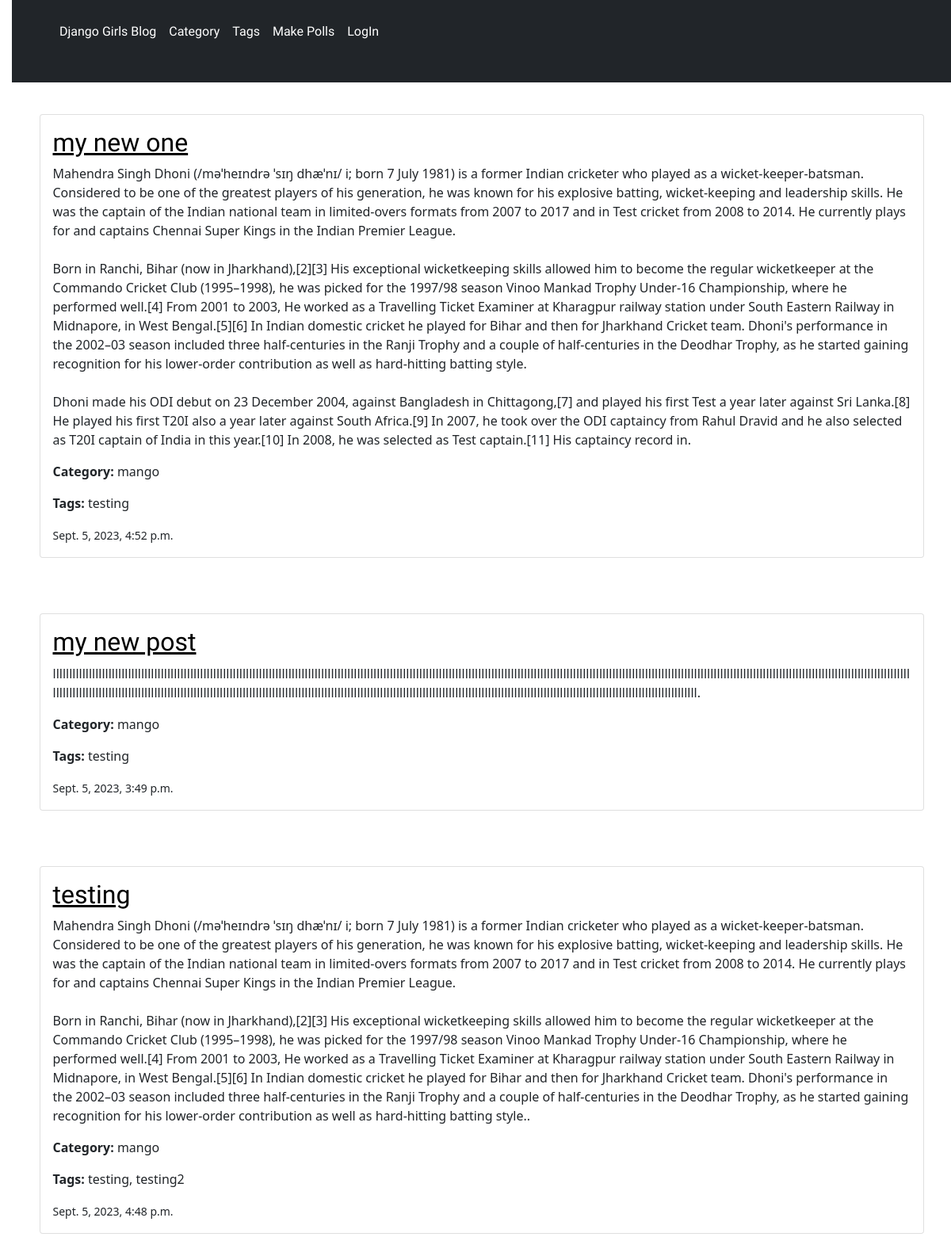
The app's page /categories/1/post_by_categories/ with its own data.
### blog/models.py (models this page shows, shortened)
class Post(models.Model):
    author = models.ForeignKey(User, on_delete=models.CASCADE)
    category = models.ForeignKey(Category, on_delete=models.CASCADE)
    tags = models.ManyToManyField(Tag)
    title = models.CharField(max_length=200)
    text = models.TextField()
    feature_img = models.ImageField(upload_to='post/feture',blank=True, null=True)
    thumbnail_img = models.ImageField(upload_to='post/thumbnail',blank=True, null=True)
    slug = AutoSlugField(populate_from='title', unique=True, default=None, null=True)
    created_date = models.DateTimeField(default=timezone.now)
    published_date = models.DateTimeField(blank=True, null=True)
    class Meta:
        ordering = ['-created_date',]

class Category(models.Model):
    name = models.CharField(max_length=60)
    desc = models.TextField()
    image = models.ImageField(upload_to='cat')
    slug = AutoSlugField(populate_from='name', unique=True, default=None, null=True)

class Tag(models.Model):
    name = models.CharField(max_length=60)
    desc = models.TextField()
    image = models.ImageField(upload_to='cat')
    def __str__(self):
        return self.name

### blog/views.py (the view)
# urls.py: path('categories/<int:pk>/post_by_categories/', views.category_wise_post, name='category_wise_post'),
def category_wise_post(request, pk):
    category = Category.objects.get(pk=pk)
    post_list = Post.objects.filter(category=category)
    return render(request, 'blog/category_wise_post.html', {'post_list': post_list})

### blog/templates/blog/category_wise_post.html
{% extends 'blog/base.html' %}
{% block content %}
    {% for post in post_list %}
        <article class="post">
            <div class="card mb-3">
                <div class="card-body">
                <h2  class="card-title"><a href="{% url 'post_detail' slug=post.slug %}">{{ post.title }}</a></h2>
                <p class="card-text">{{ post.text|linebreaksbr }}.</p>
                <p><strong>Category:</strong> {{ post.category.name }}</p>
                <p><strong>Tags:</strong> {{ post.tags.all|join:", " }}</p>
                <p class="card-text"><small class="text-body-secondary">{{ post.published_date }}</small></p>
            </div>
        </div>
        </article>
    {% endfor %}
{% endblock %}

### blog/static/css1/blog.css (style rules this page uses)
body { padding-left: 15px; }
h1 a, h2 a { color: #C25100; font-family: 'Lobster'; }
h1, h2, h3, h4 { font-family: 'Lobster', cursive; }
.post { margin-bottom: 70px; }
.post h2 a, .post h2 a:visited { color: #000000; }

### records on screen
Post: title "my new one", text "Mahendra Singh Dhoni (/məˈheɪndrə ˈsɪŋ dhæˈnɪ/ i; born 7 July 1981) is a former Indian cricketer who played as a wicket-keeper-batsman. Considered to be one of the greatest players of his generation, he was known for his explosive batting, wicket-keeping and leadership skills. He was the captain of the Indian national team in limited-overs formats from 2007 to 2017 and in Test cricket from 2008 to 2014. He currently plays for and captains Chennai Super Kings in the Indian Premier League. Born in Ranchi, Bihar (now in Jharkhand),[2][3] His exceptional wicketkeeping skills allowed him to become the regular wicketkeeper at the Commando Cricket Club (1995–1998), he was picked for the 1997/98…", category.name "mango", tags.all "testing", published_date "Sept. 5, 2023, 4:52 p.m."
Post: title "my new post", text "lllllllllllllllllllllllllllllllllllllllllllllllllllllllllllllllllllllllllllllllllllllllllllllllllllllllllllllllllllllllllllllllllllllllllllllllllllllllllllllllllllllllllllllllllllllllllllllllllllllllllllllllllllllllllllllllllllllllllllllllllllllllllllllllllllllllllllllllllllllllllllllllllllllllllllllllllllllllllllllllllllllllllllllllllllllllllllllllllllllllllllllllllllllllllllllllllllllllllllllllllllllllllllllllllllllllllllllllllllllllllllllllllllllllllll", category.name "mango", tags.all "testing", published_date "Sept. 5, 2023, 3:49 p.m."
Post: title "testing", text "Mahendra Singh Dhoni (/məˈheɪndrə ˈsɪŋ dhæˈnɪ/ i; born 7 July 1981) is a former Indian cricketer who played as a wicket-keeper-batsman. Considered to be one of the greatest players of his generation, he was known for his explosive batting, wicket-keeping and leadership skills. He was the captain of the Indian national team in limited-overs formats from 2007 to 2017 and in Test cricket from 2008 to 2014. He currently plays for and captains Chennai Super Kings in the Indian Premier League. Born in Ranchi, Bihar (now in Jharkhand),[2][3] His exceptional wicketkeeping skills allowed him to become the regular wicketkeeper at the Commando Cricket Club (1995–1998), he was picked for the 1997/98…", category.name "mango", tags.all "testing, testing2", published_date "Sept. 5, 2023, 4:48 p.m."
